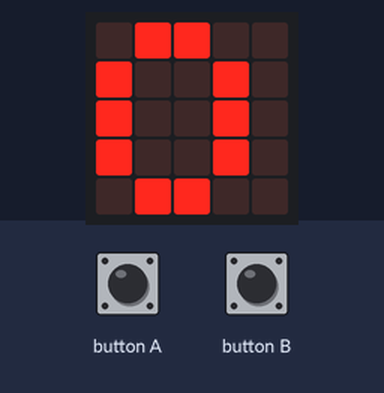
The program below on a simulated BBC micro:bit running MicroPython. Shown: the board's 5×5 LED display. The test bench sets the inputs (shaded band).

Above: at 1.2 s.
1.3 s: button B pressed for 3.2 s
At 5.1 s:
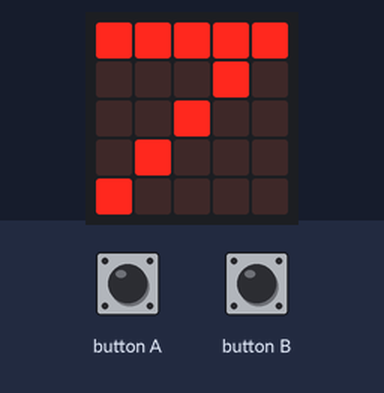
6.0 s: button B pressed for 0.15 s
At 6.3 s:
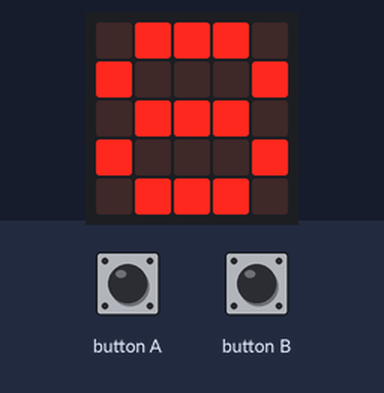
Timing chart, 0 to 9.0 s (numbered marks = the images above; inputs shaded):
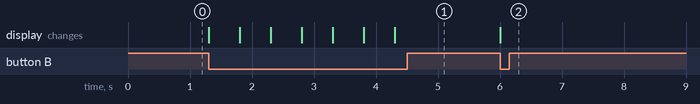

Measured:
- after the input at 1.3 s, the display: first changes at once (image 1 shows a later state)
- after the input at 6.0 s, the display: changes at once (image 2)

The program:

016_sleep.py
```python
from microbit import *

# Change to have a delay after pressing a button
counter = 0

display.show(str(counter))
while True:
  if button_a.is_pressed(): # no longer needs to be while
    if counter > 0:
      counter = counter - 1
      display.show(str(counter))
      sleep(0.5*1000) # this is 0.5 seconds, or 500 milliseconds
  if button_b.is_pressed():
    if counter < 9:
      counter = counter + 1
      display.show(str(counter))
      sleep(0.5*1000)
```
